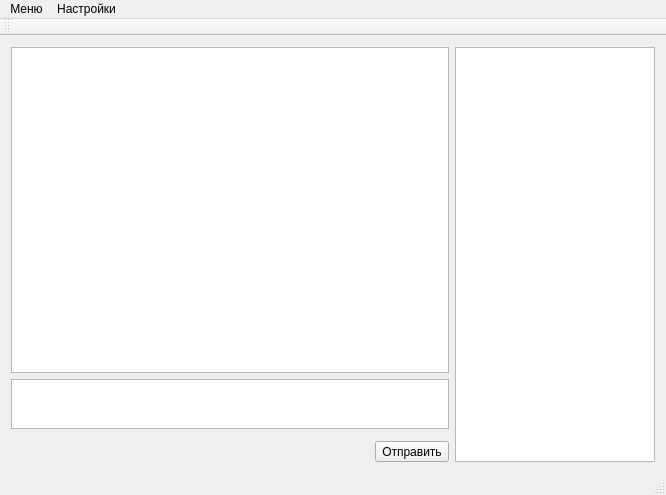
<?xml version="1.0" encoding="UTF-8"?>
<ui version="4.0">
 <class>Client</class>
 <widget class="QMainWindow" name="Client">
  <property name="geometry">
   <rect>
    <x>0</x>
    <y>0</y>
    <width>666</width>
    <height>495</height>
   </rect>
  </property>
  <property name="windowTitle">
   <string>Client</string>
  </property>
  <widget class="QWidget" name="centralWidget">
   <layout class="QGridLayout" name="gridLayout">
    <item row="4" column="0">
     <layout class="QHBoxLayout" name="horizontalLayout">
      <item>
       <spacer name="horizontalSpacer">
        <property name="orientation">
         <enum>Qt::Horizontal</enum>
        </property>
        <property name="sizeHint" stdset="0">
         <size>
          <width>40</width>
          <height>20</height>
         </size>
        </property>
       </spacer>
      </item>
      <item>
       <widget class="QToolButton" name="tbSend">
        <property name="text">
         <string>Отправить</string>
        </property>
       </widget>
      </item>
     </layout>
    </item>
    <item row="1" column="0">
     <widget class="QTextEdit" name="TeIn"/>
    </item>
    <item row="2" column="0">
     <widget class="QTextEdit" name="TeOut">
      <property name="maximumSize">
       <size>
        <width>16777215</width>
        <height>50</height>
       </size>
      </property>
     </widget>
    </item>
    <item row="1" column="1" rowspan="4">
     <widget class="QListWidget" name="listWidgetUsers">
      <property name="maximumSize">
       <size>
        <width>200</width>
        <height>16777215</height>
       </size>
      </property>
     </widget>
    </item>
   </layout>
  </widget>
  <widget class="QMenuBar" name="menuBar">
   <property name="geometry">
    <rect>
     <x>0</x>
     <y>0</y>
     <width>666</width>
     <height>21</height>
    </rect>
   </property>
   <widget class="QMenu" name="menu">
    <property name="title">
     <string>Меню</string>
    </property>
    <addaction name="Registration"/>
    <addaction name="Authorization"/>
    <addaction name="Quit"/>
   </widget>
   <widget class="QMenu" name="menu_2">
    <property name="title">
     <string>Настройки</string>
    </property>
    <addaction name="appTray"/>
   </widget>
   <addaction name="menu"/>
   <addaction name="menu_2"/>
  </widget>
  <widget class="QToolBar" name="mainToolBar">
   <attribute name="toolBarArea">
    <enum>TopToolBarArea</enum>
   </attribute>
   <attribute name="toolBarBreak">
    <bool>false</bool>
   </attribute>
  </widget>
  <widget class="QStatusBar" name="statusBar"/>
  <action name="Registration">
   <property name="text">
    <string>Зарегистрирваться</string>
   </property>
  </action>
  <action name="Authorization">
   <property name="text">
    <string>Авторизоваться</string>
   </property>
  </action>
  <action name="Quit">
   <property name="icon">
    <iconset resource="res.qrc">
     <normaloff>:/img/quit.png</normaloff>:/img/quit.png</iconset>
   </property>
   <property name="text">
    <string>Выйти</string>
   </property>
  </action>
  <action name="appTray">
   <property name="checkable">
    <bool>true</bool>
   </property>
   <property name="checked">
    <bool>true</bool>
   </property>
   <property name="text">
    <string>Сворачивать в трей</string>
   </property>
  </action>
 </widget>
 <layoutdefault spacing="6" margin="11"/>
 <resources>
  <include location="res.qrc"/>
 </resources>
 <connections/>
</ui>
